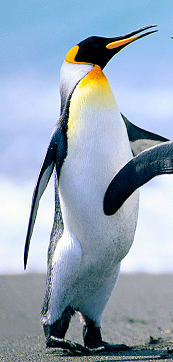
#> input picture q-94 random clapping/penguin.bmp, 173 x 362 px
$ python q-94.py   (older library calls are emulated)
#> lines starting #> are read from the running program, lines starting #| are printed output that depends on the picture; after the words box and inside, x2 and y2 are one past the last pixel; in counts of white or black regions, pixels touching at a corner belong together
#> further down, img is the input picture: shape (362, 173, 3); mean B, G, R 184.2, 166.4, 148.6
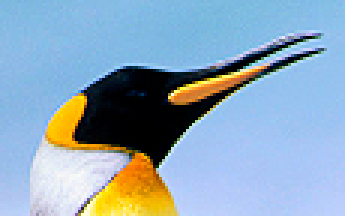
#> input picture q-94 random clapping/penguin_face.bmp, 115 x 72 px (shown 3 times larger)
#> further down, img_part is the input picture: shape (72, 115, 3); mean B, G, R 186.6, 167.3, 141.9
import cv2
import numpy as np

def iou(img,img_part,k,u):
#> called with k = 200, u = 0.2
    def tem_matching(img,img_part):
        H,W,C = img.shape
        Hp,Wp,Cp = img_part.shape
        k=1000000
        Y=-1
        X=-1
        for y in range(H-Hp):
            for x in range(W-Wp):
                s= np.sum((img[y:y+Hp,x:x+Wp]-img_part)**2).astype(np.float)
                if s < k:
                    k=s
                    Y=y
                    X=x

        return Y,X

    H,W,C = img.shape
#> H = 362; W = 173; C = 3
    Hp,Wp,Cp = img_part.shape
#> Hp = 72; Wp = 115; Cp = 3
    #以下のx1 y1はくりぬく領域の左上の座標
    #random.seed(0)で発生する乱数をあらかじめ固定
    #random.randit(下限,上限,出力する件数)

    #0 padding
    out = np.zeros((H+2, W+2, C), dtype = np.float) #float
    out[1:H+1, 1:W+1] = img.copy().astype(np.float) #float
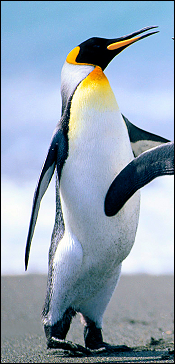
#> out: shape (364, 175, 3) float64; mean B, G, R 181.1, 163.5, 146.1
    Y, X = tem_matching(out,img_part)
#> after the loop in tem_matching, `for y in range(H-Hp):`: X = 51; Y = 15; k = 0
#> Y = 15; X = 51
    a = np.array((X,Y,X+Wp-1,Y+Hp-1), dtype = np.float32)
#> a = [51, 15, 165, 86]

    np.random.seed(0)
    for j in range(k):
        print(j)
        x1 = np.random.randint(W-Wp)
        y1 = np.random.randint(H-Hp)

        #部分画像左上の座標

        b_point = [x1,y1]
        b = np.array((b_point[0],b_point[1],b_point[0]+Wp-1,b_point[1]+Hp-1), dtype = np.float32)

        area_a = (a[2]-a[0])*(a[3]-a[1])
        area_b = (b[2]-b[0])*(b[3]-b[1])


        # [13 lines of commented-out code are left out]
        if a[0]<=b[0]<=a[2] and a[1]<=b[3]<=a[3]:
            roi = (a[2]-b[0])*(b[3]-a[1])
            iou = roi/(area_a + area_b -roi)
        # 顔部分を基準に、矩形左下で重なる場合
        # <= で同様に対応。これですべての重なり方を網羅

        elif a[0]<b[2]<=a[2] and a[1]<b[1]<=a[3]:
            roi = (b[2]-a[0])*(a[3]-b[1])
            iou = roi/(area_a + area_b -roi)

        # 顔部分を基準に、矩形左上で重なる場合
        elif a[0]<b[2]<a[2] and a[1]<b[3]<a[3]:
            roi = (b[2]-a[0])*(b[3]-a[1])
            iou = roi/(area_a + area_b -roi)

        # 顔部分を基準に、矩形右下で重なる場合
        elif a[0]<b[0]<[2] and a[1]<b[1]<a[3]:
            roi = (a[2]-b[0])*(a[3]-b[1])
            iou = roi/(area_a + area_b -roi)

        else:
            iou = 0
        #ついでにどことどこを重ねたか表示
        a = a.astype(np.int)
        b = b.astype(np.int)

        if iou >=u:
            l = (0,255,0)
        else:
            l = (255,0,0)

        out[b[1]-1:b[3]+1,b[0]-1] = l
        out[b[1]-1:b[3]+1,b[2]+1] = l
        out[b[1]-1,b[0]-1:b[2]+1] = l
        out[b[3]+1,b[0]-1:b[2]+1] = l
#> this loop made 200 passes
#> (roi, iou) on passes 1, 4, 9, 12, 22, 27, 28, 31, 33, 35, 38, 40: (4173, 0.347), (4290, 0.361), (4747, 0.415), (1232, 0.0824), (5225, 0.477), (2079, 0.147), (3264, 0.253), (5775, 0.555), (1856, 0.13), (296, 0.0186), (210, 0.0131), (2613, 0.192)
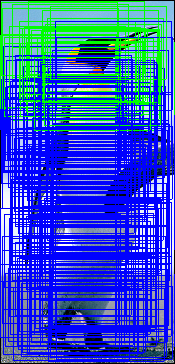
#> out: shape (364, 175, 3) float64; mean B, G, R 197.5, 84.5, 47.3

    #部分画像の場所を赤く囲む
    a = a.astype(np.uint8)
    m = (0,0,255)
    out[a[1]-1:a[3]+1,a[0]-1] = m
#> out: shape (364, 175, 3) float64; 0.11% of pixels changed, all inside (x1, y1, x2, y2) = (50, 14, 51, 87)
    out[a[1]-1:a[3]+1,a[2]+1] = m
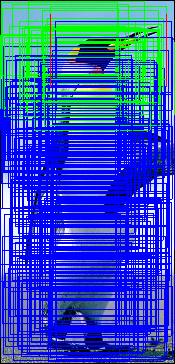
#> out: shape (364, 175, 3) float64; mean B, G, R 197.4, 84, 47.8
    out[a[1]-1,a[0]-1:a[2]+1] = m
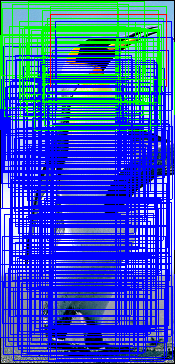
#> out: shape (364, 175, 3) float64; 0.18% of pixels changed, all inside (x1, y1, x2, y2) = (51, 14, 166, 15)
    out[a[3]+1,a[0]-1:a[2]+1] = m
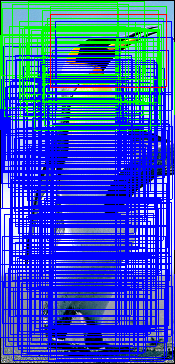
#> out: shape (364, 175, 3) float64; 0.18% of pixels changed, all inside (x1, y1, x2, y2) = (50, 87, 166, 88)

    img = out[1:H+1,1:W+1]
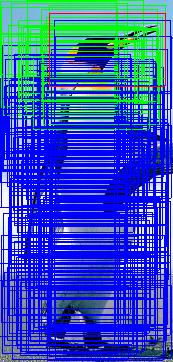
#> img: shape (362, 173, 3) float64; mean B, G, R 198.5, 84.4, 49.3
    img = img.astype(np.uint8)
    return img


img = cv2.imread("penguin.bmp")
img_part = cv2.imread("penguin_face.bmp")

#kはクラッピング数
#uはiouの閾値。u以上の重なりの場合緑で表示
k = 200
u = 0.2


#paar画像と同じサイズでクリップ
img = iou(img,img_part,k,u)

cv2.imwrite("answer.bmp", img)
cv2.imshow("result", img)
cv2.waitKey(0)
#> (the run stopped early here; a loop or call above may not have finished)
